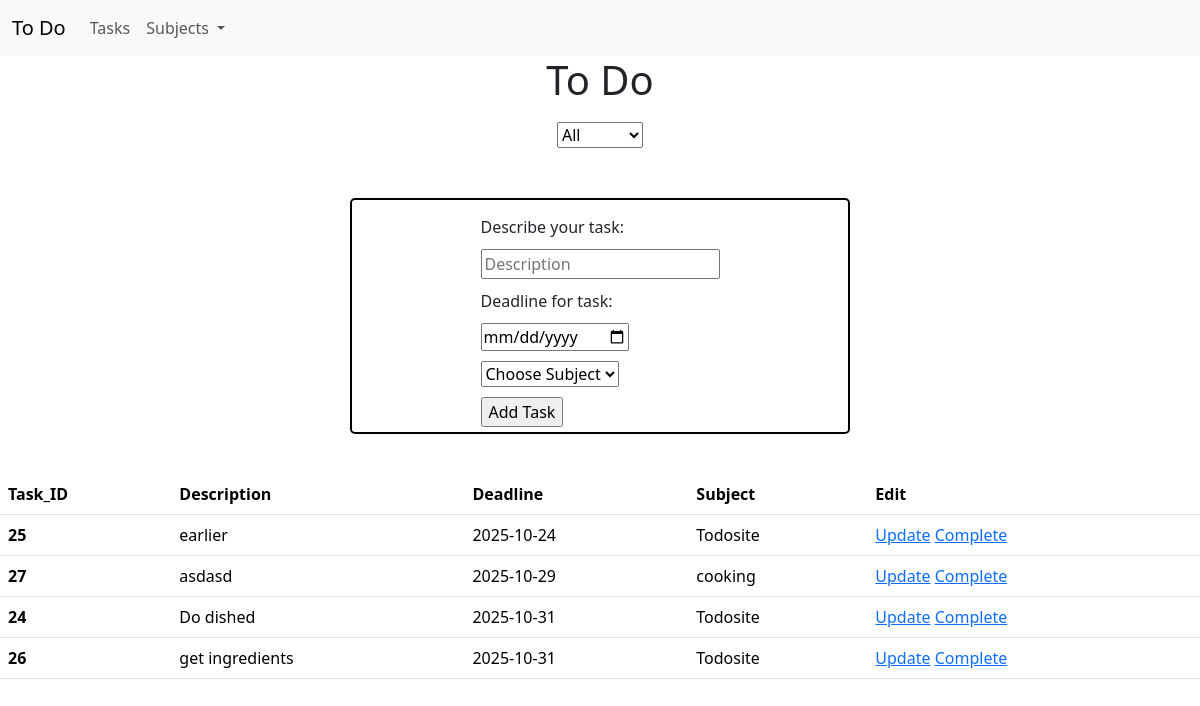
The page / on the database its author committed.
### tables this page shows
CREATE TABLE tasks (task_id INTEGER PRIMARY KEY AUTOINCREMENT, description TEXT, subject TEXT, deadline TEXT,  subject_id INTEGER, FOREIGN KEY (subject_id) REFERENCES subjects(subject_id));

### app.py (the view, shortened to what this page needs)
@app.route('/', methods =['GET', 'POST'])
def index():
    if request.method == 'GET':
        tasks = getAllTasks()
        subjects = getAllSubjectInfo()
        return render_template('index.html', tasks=tasks, subjects=subjects)

### info.py (called while the page is built)
def getAllTasks():
    con = sqlite3.connect('todosite.db')
    con.row_factory = sqlite3.Row
    cur = con.cursor()
    res = cur.execute(
        'SELECT * FROM tasks ORDER BY deadline;'
    ).fetchall()
    tasks = []
    for row in res:
        tasks.append({
            'id': row['task_id'],
            'description': row['description'],
            'subject': row['subject'],
            'deadline': row['deadline']
        })
    con.close()
    return tasks

def getAllSubjectInfo():
    con = sqlite3.connect('todosite.db')
    con.row_factory = sqlite3.Row
    cur = con.cursor()
    result = cur.execute(
        "SELECT subject_name, subject_color FROM subjects;"
        ).fetchall()
    subjects = []
    for row in result:
        subjects.append({
        'subject': row['subject_name'],
        'color': row['subject_color']
        })
    con.close()
    return subjects

### templates/index.html (shortened to what this page needs)
{% extends 'layout.html' %}
{% block body %}
<h1 class="top-header">To Do</h1>
<div class="select-container">
    <select class="subject-selector" id="subject-dropdown">
        <option value="all" id="all" selected>All</option>
    </select>
</div>
<div class="form-container">
    <form action="/", method="POST">
        <label for="description">Describe your task:</label>
        <br>
        <input type="text" id="description" placeholder="Description" name="description" required>
        <br>
        <label for="deadline">Deadline for task:</label>
        <br>
        <input type="date" id="deadline" name="deadline" required>
        <br>
        <select id="subject" name="subject" required>
            <option selected disabled>Choose Subject</option>
        </select>
        <br>
        <input type="submit" value="Add Task">
    </form>
</div>
<div class="table-container">
    <table class="table">
    <thead>
        <tr>
        <th scope="col">Task_ID</th>
        <th scope="col">Description</th>
        <th scope="col">Deadline</th>
        <th scope="col">Subject</th>
        <th scope="col">Edit</th>
        </tr>
    </thead>
    <tbody id="t-body">
        {% for task in tasks %}
        <tr style="background-color: {{ task.color }};">
            <th scope="row" style="background-color: {{ task.color }};">{{ task.id }}</th>
            <td class="description" style="background-color: {{ task.color }};">{{ task.description }}</td>
            <td class="deadline" style="background-color: {{ task.color }};">{{ task.deadline }}</td>
            <td class="subject" style="background-color: {{ task.color }};">{{ task.subject }}</td>
            <td style="background-color: {{ task.color }};">
                <a href="/updateTask/{{ task.id }}">Update</a>
                <a href="/completeTask/{{ task.id }}">Complete</a>
            </td>
        </tr>
        {% endfor %}
    </tbody>
    </table>
</div>
{% endblock %}

### templates/layout.html (shortened to what this page needs)
<!DOCTYPE html>
<html lang="en">
<head>
    <link href="https://cdn.jsdelivr.net/npm/bootstrap@5.3.8/dist/css/bootstrap.min.css" rel="stylesheet">
</head>
<body>
    <nav class="navbar navbar-expand-lg bg-body-tertiary">
  <div class="container-fluid">
    <a class="navbar-brand" href="/">To Do</a>
    <div class="collapse navbar-collapse" id="navbarNav">
      <ul class="navbar-nav">
        <li class="nav-item">
          <a class="nav-link" href="/">Tasks</a>
                <li class="nav-item dropdown">
          <a class="nav-link dropdown-toggle" href="#" role="button" data-bs-toggle="dropdown" aria-expanded="false">
            Subjects
          </a>
        </li>
      </ul>
    </div>
  </div>
</nav>
    {% block body %}
    {% endblock %}
</body>
</html>

### templates/index.html (style rules this page uses)
body { display: flex; flex-direction: column; justify-content: space-between; }
.top-header { text-align: center; }
.form-container { display: flex; flex-direction: column; justify-content: center; align-items: center; margin-top: 50px; margin-left:auto; margin-right: auto; flex-wrap: wrap; width: 500px; border: 2px black solid; padding: 5px; border-radius: 5px; }
label, input, select { margin-top: 10px; }
.select-container { display: flex; justify-content: space-around; }
.table-container { margin-top: 40px; }

### rows shown on the page
tasks: id "25", description "earlier", deadline "2025-10-24", subject "Todosite"
tasks: id "27", description "asdasd", deadline "2025-10-29", subject "cooking"
tasks: id "24", description "Do dished", deadline "2025-10-31", subject "Todosite"
tasks: id "26", description "get ingredients", deadline "2025-10-31", subject "Todosite"
